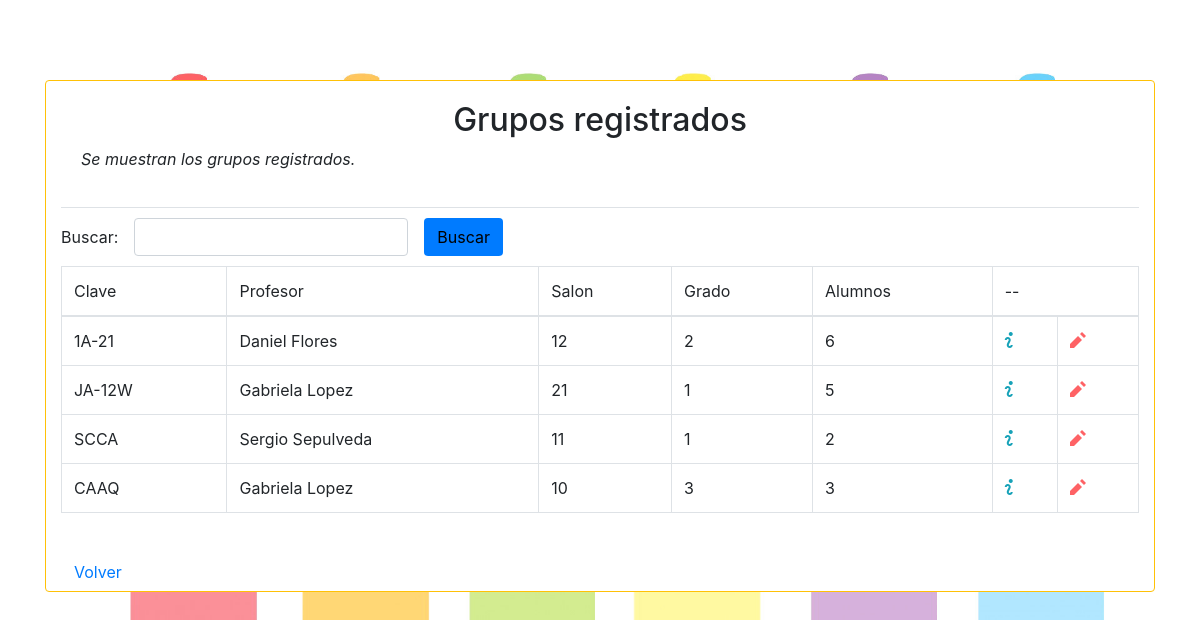
Screenshot of /grupo/buscar with the database file from the repository.
### maestros/models.py (models this page shows, shortened)
class grupos(models.Model):
    gru_clave = models.CharField(max_length = 10)
    gru_maestro = models.ForeignKey(Profesor, on_delete=models.CASCADE, blank=True, null=True, related_name="Maestro")
    gru_alumnos = models.ManyToManyField(alumnos)
    gru_salon = models.CharField(max_length = 10, default='')
    gru_grado = models.IntegerField(null=True)

### padres/models.py (models this page shows, shortened)
class Profesor(models.Model):
    pro_nombre = models.OneToOneField(User, on_delete= models.CASCADE, null = True)
    pro_nombres = models.CharField(max_length=80, default='s')
    pro_apellidoPaterno =models.CharField(max_length=70, default = 's')
    pro_apellidoMaterno = models.CharField(max_length=70, default = 's')
    pro_fechaNacimento = models.DateField(default = datetime.now, blank = True)
    class Meta:
        permissions = (
            ('is_teacher', 'Is_Teacher'),
        )

### maestros/views.py (the view)
# urls.py: path('grupo/buscar', GrupoReporte.as_view(), name='reporteGrupo'),
class GrupoReporte(generic.ListView):
    template_name = 'grupos/reporte.html'
    model = grupos

### templates/grupos/reporte.html (shortened to what this page needs)
{% extends 'base.html' %}
{% block content%}
<div class="mt-4 mb-4 card border rounded border-warning">
			<div class="container">
                <div class="card-body border-bottom">
<h2 class="form-label text-center">Grupos registrados</h2>
<p class="form-label text-justify font-italic">Se muestran los grupos registrados.</p>
    </div>
                <div class="form-inline margenes10">
        <div class="form-group">
            <label class="mr-md-3">Buscar:</label>
            <input type="text" class="mr-md-3 form-control" onkeyup="busquedaEnter(event)" id="inputBusqueda" />
            <button class="btn bg-primary " onclick="Buscar()">Buscar</button>
        </div>
                </div>
		<table class = "table table-bordered" >
			<thead>
				<tr>
					<td>Clave</td>
					<td>Profesor</td>
                    <td>Salon</td>
					<td>Grado</td>
                    <td>Alumnos</td>
                    <td colspan="2" >--</td>
				</tr>
			</thead>
			<tbody id="ResultadoTabla">
				{% for p in object_list %}
                <tr>
					<td>{{ p.gru_clave }}</td>
                    <td>{{ p.gru_maestro.pro_nombres}} {{p.gru_maestro.pro_apellidoPaterno}}</td>
                    <td>{{ p.gru_salon }}</td>
                    <td>{{ p.gru_grado }}</td>
					<td>{{ p.gru_alumnos.all|length }}</td>
                    <td onclick="window.open('/detalles/grupos/{{p.id}}')" title="Mas informacion"><span style="color: #17a2b8;" class="oi oi-info"></span></td>
                    <td onclick="window.open('/actualiza/grupo/{{p.id}}')" title="Actualizar datos"><span style="color: #fe6265;" class="oi oi-pencil"></span></td>
				</tr>
			{% endfor %}
			</tbody>
		</table>
			<br>
			<a href="/" class="btn btn-default">Volver</a>
	</div>
</div>
{% endblock %}

### alumnos/static/css/offcanvas.css (style rules this page uses)
html, body { overflow-x: hidden; }
body { padding-top: 56px; }
.border-bottom { border-bottom: 1px solid #e5e5e5; }

### alumnos/static/css/base.css (style rules this page uses)
.margenes10 { margin-top: 10px; margin-bottom: 10px; }

### rows the page displays
grupos: gru_clave "1A-21", gru_maestro.pro_nombres "Daniel", gru_maestro.pro_apellidoPaterno "Flores", gru_salon "12", gru_grado "2", gru_alumnos.all|length "6"
grupos: gru_clave "JA-12W", gru_maestro.pro_nombres "Gabriela", gru_maestro.pro_apellidoPaterno "Lopez", gru_salon "21", gru_grado "1", gru_alumnos.all|length "5"
grupos: gru_clave "SCCA", gru_maestro.pro_nombres "Sergio", gru_maestro.pro_apellidoPaterno "Sepulveda", gru_salon "11", gru_grado "1", gru_alumnos.all|length "2"
grupos: gru_clave "CAAQ", gru_maestro.pro_nombres "Gabriela", gru_maestro.pro_apellidoPaterno "Lopez", gru_salon "10", gru_grado "3", gru_alumnos.all|length "3"
